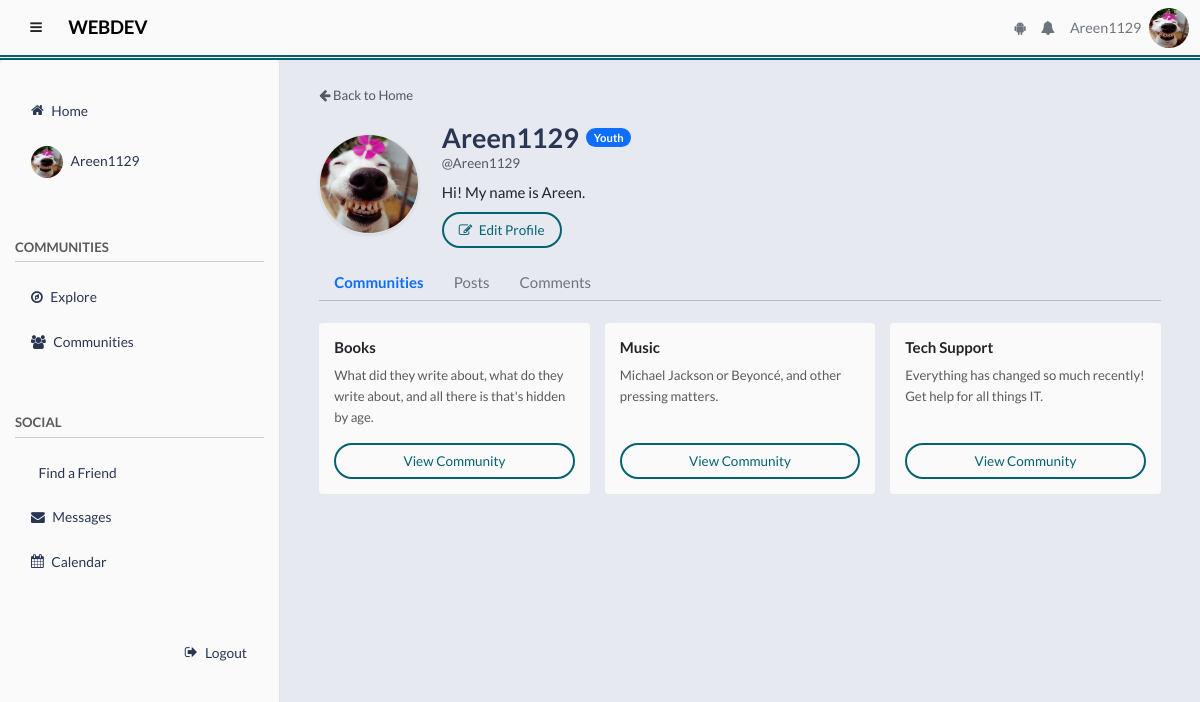
/userprofile/Areen1129 (signed in), run on the app's committed database.
### tables this page shows
CREATE TABLE user_profiles (
            user_id INTEGER PRIMARY KEY,
            display_name TEXT NOT NULL,
            bio TEXT, profile_pic TEXT,
            FOREIGN KEY (user_id) REFERENCES users(user_id) ON DELETE CASCADE
        );

CREATE TABLE users (
            user_id INTEGER PRIMARY KEY AUTOINCREMENT,
            username TEXT UNIQUE NOT NULL,
            password TEXT NOT NULL,
            email TEXT NOT NULL,
            phone TEXT NOT NULL,
            age INT NOT NULL
        , public_key TEXT);

CREATE TABLE communities (
            community_id INTEGER PRIMARY KEY AUTOINCREMENT,
            name TEXT UNIQUE NOT NULL,
            description TEXT
        );

### main.py (the view)
@app.route('/userprofile/<username>')
def userprofile(username):
    conn = get_db()
    viewer_id = session.get('user_id', 0)
    profile = conn.execute("""
        SELECT u.user_id, u.username, u.email, u.phone, u.age,
               p.display_name, p.bio, p.profile_pic
        FROM users u
        JOIN user_profiles p ON u.user_id = p.user_id
        WHERE u.username = ?
    """, (username,)).fetchone()
    if not profile:
        return "Profile not found", 404
    profile_owner_id = profile['user_id']
    user_communities = conn.execute("""
        SELECT c.community_id, c.name, c.description
        FROM community_members cm
        JOIN communities c ON cm.community_id = c.community_id
        WHERE cm.user_id = ?
        ORDER BY c.name
    """, (profile_owner_id,)).fetchall()
    posts = conn.execute("""
        SELECT p.post_id, p.title, p.content, p.created_at,
               p.image_url AS image_path,
               c.community_id, c.name AS community_name,
               u.username,
               (SELECT COUNT(*) FROM post_likes WHERE post_id = p.post_id) AS like_count,
               (SELECT 1 FROM post_likes WHERE post_id = p.post_id AND user_id = ?) AS user_liked
        FROM posts p
        JOIN communities c ON p.community_id = c.community_id
        JOIN users u ON p.user_id = u.user_id
        WHERE p.user_id = ?
        ORDER BY p.created_at DESC
    """, (viewer_id, profile_owner_id)).fetchall()
    comments = conn.execute("""
        SELECT cm.comment_id, cm.content, cm.created_at,
               p.post_id, p.title AS post_title,
               c.community_id, c.name AS community_name,
               u.username,
               (SELECT COUNT(*) FROM comment_likes WHERE comment_id = cm.comment_id) AS like_count,
               (SELECT 1 FROM comment_likes WHERE comment_id = cm.comment_id AND user_id = ?) AS user_liked
        FROM comments cm
        JOIN posts p ON cm.post_id = p.post_id
        JOIN communities c ON p.community_id = c.community_id
        JOIN users u ON cm.user_id = u.user_id
        WHERE cm.user_id = ?
        ORDER BY cm.created_at DESC
    """, (viewer_id, profile_owner_id)).fetchall()
    friendship = conn.execute("""
        SELECT *
        FROM friends
        WHERE (requester_id=? AND addressee_id=?) OR (requester_id=? AND addressee_id=?)
    """, (viewer_id, profile_owner_id, profile_owner_id, viewer_id)).fetchone()
    return render_template(
        'userprofile.html',
        profile=profile,
        communities=user_communities,
        posts=posts,
        comments=comments,
        friendship=friendship  # pass it to template
    )

### helpers.py (called while the page is built)
def connect_db():
    sql = sqlite3.connect(DATABASE)
    sql.row_factory = sqlite3.Row
    sql.execute("PRAGMA foreign_keys = ON")
    return sql

def get_db():
    if not hasattr(g, 'sqlite3_db'):
        g.sqlite3_db = connect_db()
    return g.sqlite3_db

### main.py (called while the page is built)
@app.context_processor
def inject_user_profile_pic():
    if 'user_id' in session:
        conn = get_db()
        user = conn.execute("""
            SELECT profile_pic FROM user_profiles WHERE user_id = ?
        """, (session['user_id'],)).fetchone()
        if user and user['profile_pic']:
            profile_pic = url_for('static', filename=user['profile_pic'])
        else:
            profile_pic = url_for('static', filename='img.png')  # default fallback
        return dict(current_user_profile_pic=profile_pic)
    return dict(current_user_profile_pic=url_for('static', filename='img.png'))

def mention_to_link(text):
    if not text:
        return ""
    mention_pattern = r'@(\w+)'
    def replace_with_link(match):
        clean_username = match.group(1)
        conn = get_db()
        user_exists = conn.execute(
            "SELECT 1 FROM users WHERE username = ?", (clean_username,)
        ).fetchone()
        if user_exists:
            link = url_for('userprofile', username=clean_username)
            return f'<a href="{link}" class="text-primary text-decoration-none fw-bold">@{clean_username}</a>'
        return f'@{clean_username}'
    return re.sub(mention_pattern, replace_with_link, text)

### templates/userprofile.html (shortened to what this page needs)
{% extends 'base.html' %}
{% block body %}
<div class="container mt-4">
    <div class="mb-3">
        <a href="{{ url_for('index') }}" class="text-decoration-none text-muted small">
            <i class="fa fa-arrow-left"></i> Back to Home
        </a>
    </div>
    <div class="d-flex align-items-center mb-3">
        <div class="flex-shrink-0">
            <img id="mainProfilePic" src="{{ url_for('static', filename=profile['profile_pic'] or 'images/default_avatar.png') }}"
                 class="img-fluid rounded-circle border shadow-sm"
                 style="width:100px; height:100px; object-fit: cover;">
        </div>
        <div class="ms-4 flex-grow-1">
            <div class="d-flex align-items-center">
                <h2 class="mb-0 me-2 fw-bold">{{ profile['display_name'] }}</h2>
                <span class="badge {{ 'bg-dark' if profile['age'] >= 60 else 'bg-primary' }} rounded-pill">
                    {{ 'Elderly' if profile['age'] >= 60 else 'Youth' }}
                </span>
            </div>
            <h6 class="text-muted mb-2">@{{ profile['username'] }}</h6>
            <p class="mb-0 text-dark">{{ profile['bio'] | mention | safe if profile['bio'] else "No bio yet." }}</p>
            {% if session.get('username') and session.get('username') == profile['username'] %}
            <div class="mt-2">
                <button id="editProfileBtn" class="btn btn-outline-primary rounded-pill px-3">
                    <i class="fa fa-edit me-1"></i> Edit Profile
                </button>
            </div>
            {% endif %}
        </div>
    </div>
    <ul class="nav nav-tabs border-0" id="profileTabs" role="tablist">
        <li class="nav-item">
            <button class="nav-link active border-0 bg-transparent" id="communities-tab" data-bs-toggle="tab" data-bs-target="#communities" type="button" role="tab">Communities</button>
        </li>
        <li class="nav-item">
            <button class="nav-link border-0 bg-transparent" id="posts-tab" data-bs-toggle="tab" data-bs-target="#posts" type="button" role="tab">Posts</button>
        </li>
        <li class="nav-item">
            <button class="nav-link border-0 bg-transparent" id="comments-tab" data-bs-toggle="tab" data-bs-target="#comments" type="button" role="tab">Comments</button>
        </li>
    </ul>
    <hr class="mt-0 mb-4">
    <div class="tab-content">
        <div class="tab-pane fade show active" id="communities" role="tabpanel">
            <div class="row g-3">
                {% if communities %}
                    {% for c in communities %}
                    <div class="col-md-4">
                        <div class="card h-100 shadow-sm border-0">
                            <div class="card-body d-flex flex-column">
                                <h5 class="card-title fw-bold">{{ c['name'] }}</h5>
                                <p class="card-text text-muted small">{{ c['description'] or "No description available." }}</p>
                                <a href="{{ url_for('community', community_id=c['community_id']) }}" class="btn btn-sm btn-outline-primary mt-auto rounded-pill">View Community</a>
                            </div>
                        </div>
                    </div>
                    {% endfor %}
                {% else %}
                    <p class="text-muted px-2 italic">Not joined any communities yet.</p>
                {% endif %}
            </div>
        </div>
    </div>
</div>
{% endblock %}

### static/main.css (style rules this page uses)
:root { --navbar-height: 70px; --sidebar-width: 280px; --transition-speed: 0.25s; --color-darkest: #1B1B1E; --color-dark: #293552; --color-accent: #046271; --color-light: #A9BCD0; --color-lighter: #e7e9f0; --color-bg: var(--color-lighter); --color-surface: #fafafa; --color-surface-alt: var(--color-light); --color-border: var(--color-accent); --color-text: var(--color-dark); --color-muted: rgba(55,63,81,0.7); --color-primary: var(--color-accent); --color-primary-hover: var(--color-dark); --color-success: var(--color-accent); --color-warning: var(--color-light); --color-danger: var(--color-darkest); --color-like: #9a1616; --font-main: "Lato", system-ui, -apple-system, BlinkMacSystemFont, "Segoe UI", sans-serif; --radius-sm: 4px; --radius-md: 4px; --radius-lg: 4px; --shadow-sm: 0px rgba(0, 0, 0, 0.04); --shadow-md: 0px rgba(0, 0, 0, 0.07); --shadow-lg: 0px rgba(0, 0, 0, 0.12); }
html, body { height: 100%; margin: 0; font-family: var(--font-main); background: var(--color-bg); color: var(--color-text); font-size: 15px; overflow: hidden; }
h2 { font-size: 1.4rem; font-weight: 600; }
p { color: var(--color-muted); line-height: 1.6; }
a { color: var(--color-primary); text-decoration: none; transition: 0.2s ease; }
.content-card, .card { background: var(--color-surface); transition: 0.2s ease; box-shadow: none !important; border: none ; border-radius: var(--radius-sm); }
.btn { font-size: 0.9rem; font-weight: 500; padding: 6px 18px; border-radius: 999px; transition: all 0.2s ease; box-shadow: none !important; }
.btn-outline-primary { background: transparent !important; border: 2px solid var(--color-primary) !important; color: var(--color-primary) !important; }
.btn:has(i) { border-radius: var(--radius-sm); }
h1, h2, h3, h4, h5, h6 { font-family: var(--font-main); color: var(--color-dark); margin: 0; line-height: 1.3; }
h2 { font-size: 1.8rem; font-weight: 600; }
h5 { font-size: 1rem; font-weight: 500; }
h6 { font-size: 0.9rem; font-weight: 500; }
h1, h2, h3 { color: var(--color-dark); }
h4, h5, h6 { color: var(--color-muted); }

### templates/userprofile.html (style rules this page uses)
.nav-link { cursor: pointer; color: #6c757d; font-weight: 500; }
.nav-link.active { color: #0d6efd !important; font-weight: 700; }

### data on the page
user_profiles: profile_pic (picture), display_name "Areen1129", bio|mention "Hi! My name is Areen."
users: age "Youth", username "Areen1129"
communities: name "Books", description "What did they write about, what do they write about, and all there is that's hidden by age."
communities: name "Music", description "Michael Jackson or Beyoncé, and other pressing matters."
communities: name "Tech Support", description "Everything has changed so much recently! Get help for all things IT."

### other printed values
{{ username }} "Areen1129"
